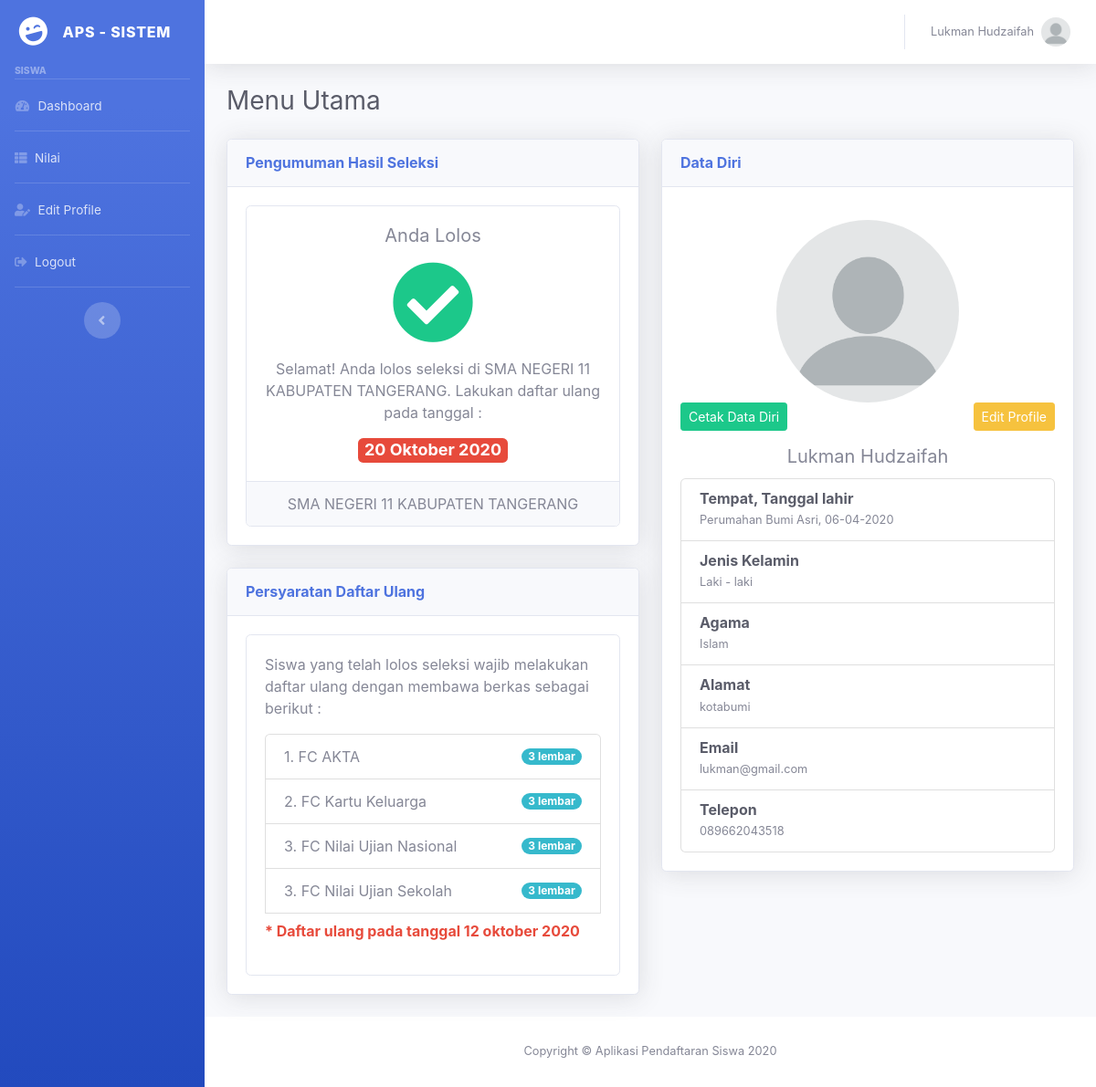
The app's page /siswa/dashboard.php (signed in) with its own data.
### tables this page shows
CREATE TABLE `pendaftar` (
  `id` int(11) NOT NULL,
  `nama` varchar(100) DEFAULT NULL,
  `tmpt_lahir` varchar(100) DEFAULT NULL,
  `tgl_lahir` date DEFAULT NULL,
  `jenis_kelamin` enum('L','P') DEFAULT NULL,
  `agama` varchar(45) DEFAULT NULL,
  `alamat` text DEFAULT NULL,
  `email` varchar(100) DEFAULT NULL,
  `telepon` varchar(45) DEFAULT NULL,
  `foto` varchar(100) NOT NULL,
  `users_id` int(11) DEFAULT NULL
);

### siswa/dashboard_control.php (called while the page is built, shortened)
<?php
$id_user = $_SESSION['id_users'];
$sql_pendaftar = "SELECT * FROM pendaftar WHERE users_id = '$id_user'";
$result_pendaftar = mysqli_query($koneksi, $sql_pendaftar);
if(mysqli_num_rows($result_pendaftar)){
  $data_pendaftar = mysqli_fetch_array($result_pendaftar);
  $id_pendaftar = $data_pendaftar['id'];
  $sql_nilai = "SELECT * FROM nilai WHERE pendaftar_id = '$id_pendaftar'";
  $result_nilai = mysqli_query($koneksi, $sql_nilai);
  if(mysqli_num_rows($result_nilai)){
    $data_nilai = mysqli_fetch_assoc($result_nilai);
    $status = $data_nilai['status'];
  }else{
  }
}
?>

### config/autoload.php (called while the page is built, shortened)
<?php
$base_url = "http://localhost/pendaftaran";
?>

### siswa/dashboard.php (the view, shortened to what this page needs)
<?php include "../config/autoload.php"; ?>
<?php include "dashboard_control.php"; ?>
<?php include "../template/header.php" ?>
<div class="container-fluid">
  <h1 class="h3 mb-4 text-gray-800">Menu Utama</h1>
  <div class="row">
    <div class="col-md-6">
      <div class="row">
        <?php if (!isset($status)) { ?>
          <div class="col-md-12">
            <div class="card shadow mb-4">
              <div class="card-header py-3">
                <h6 class="m-0 font-weight-bold text-primary">Data Nilai</h6>
              </div>
              <div class="card-body">
                <p class="text-danger">* Masukkan nilai untuk menyelesaikan proses pendaftaran!</p>
                <form class="user" method="POST" action="<?= $base_url ?>/siswa/dashboard.php">
                  <div class="form-group">
                    <label for="un">Masukkan Nilai Ujian Nasional</label>
                    <input type="number" name="nilai_un" class="form-control" id="un" placeholder="Nilai">
                  </div>
                  <div class="form-group">
                    <label for="us">Masukkan Nilai Ujian Sekolah</label>
                    <input type="number" name="nilai_us" class="form-control" id="us" placeholder="Nilai">
                  </div>
                  <div class="text-right">
                    <button type="submit" name="btn_simpan" value="simpan_nilai" class="btn btn-primary">Simpan</button>
                    <a href="dashboard.php" class="btn btn-danger">Kembali</a>
                  </div>
                </form>
              </div>
            </div>
          </div>
        <?php } else if (isset($status) && $status == 1) { ?>
          <div class="col-md-12">
            <div class="card shadow mb-4">
              <div class="card-header py-3">
                <h6 class="m-0 font-weight-bold text-primary">Pengumuman Hasil Seleksi</h6>
              </div>
              <div class="card-body">
                <div class="card">
                  <div class="text-center">
                    <div class="card-body">
                      <h5 class="card-title mb-3">Anda Lolos</h5>
                      <div class="col-auto">
                        <i class="fas fa-check-circle text-success mb-3" style="font-size: 90px;"></i>
                      </div>
                      <p class="card-text">Selamat! Anda lolos seleksi di SMA NEGERI 11 KABUPATEN TANGERANG. Lakukan daftar ulang pada tanggal : </p>
                      <span class="badge badge-danger" style="font-size: 18px;">20 Oktober 2020</span>
                    </div>
                    <div class="card-footer">
                      <marquee>SMA NEGERI 11 KABUPATEN TANGERANG</marquee>
                    </div>
                  </div>
                </div>
              </div>
            </div>
          </div>
        <?php } else if (isset($status) && $status == 2) { ?>
          <div class="col-md-12">
            <div class="card shadow mb-4">
              <div class="card-header py-3">
                <h6 class="m-0 font-weight-bold text-primary">Pengumuman Hasil Seleksi</h6>
              </div>
              <div class="card-body">
                <div class="card">
                  <div class="text-center">
                    <div class="card-body">
                      <h5 class="card-title mb-3">ANDA TIDAK LOLOS</h5>
                      <div class="col-auto">
                        <i class="fas fa-times text-danger mb-3" style="font-size: 90px;"></i>
                      </div>
                      <p class="card-text">Anda belum lolos. Terima kasih telah mengikuti seleksi dengan baik</p>
                    </div>
                    <div class="card-footer">
                      <marquee>SMA NEGERI 11 KABUPATEN TANGERANG</marquee>
                    </div>
                  </div>
                </div>
              </div>
            </div>
          </div>
        <?php } ?>
        <div class="col-md-12">
          <div class="card shadow mb-4">
            <div class="card-header py-3">
              <h6 class="m-0 font-weight-bold text-primary">Persyaratan Daftar Ulang</h6>
            </div>
            <div class="card-body">
              <div class="card">
                <div class="card-body">
                  <p class="card-text">Siswa yang telah lolos seleksi wajib melakukan daftar ulang dengan membawa berkas sebagai berikut : </p>
                  <ul class="list-group">
                    <li class="list-group-item d-flex justify-content-between align-items-center">
                      1. FC AKTA
                      <span class="badge badge-info badge-pill">3 lembar</span>
                    </li>
                    <li class="list-group-item d-flex justify-content-between align-items-center">
                      2. FC Kartu Keluarga
                      <span class="badge badge-info badge-pill">3 lembar</span>
                    </li>
                    <li class="list-group-item d-flex justify-content-between align-items-center">
                      3. FC Nilai Ujian Nasional
                      <span class="badge badge-info badge-pill">3 lembar</span>
                    </li>
                    <li class="list-group-item d-flex justify-content-between align-items-center">
                      3. FC Nilai Ujian Sekolah
                      <span class="badge badge-info badge-pill">3 lembar</span>
                    </li>
                    <p class="mt-2 text-danger font-weight-bold">* Daftar ulang pada tanggal 12 oktober 2020</p>
                </div>
              </div>
            </div>
          </div>
        </div>
      </div>
    </div>
    <div class="col-md-6">
      <div class="row">
        <div class="col-md-12">
          <div class="card shadow mb-4">
            <div class="card-header py-3">
              <h6 class="m-0 font-weight-bold text-primary">Data Diri</h6>
            </div>
            <div class="card-body">
              <div class="col-auto mt-3 text-center">
                <?php
                if ($data_pendaftar['foto'] == null) {
                  $foto = '../assets/img/ava.png';
                } else {
                  $foto = '../upload/' . $data_pendaftar['foto'];
                }
                ?>
                <img src="<?= $foto; ?>" class="img-fluid rounded-circle" width="200" alt="salah">
              </div>
              <div class="text-right">
                <a href="editprofil.php" class="btn btn-warning btn-sm">Edit Profile</a>
                <a href="<?= $base_url ?>/cetak/detail_cetak.php?id=<?= $id_pendaftar; ?>" target="_blank" class="mb-3 btn btn-success float-left  btn-sm">Cetak Data Diri</a>
              </div>
              <h5 class="text-center card-title mt-3"><?= $data_pendaftar['nama']; ?></h5>
              <ul class="list-group">
                <li class="list-group-item">
                  <h6 class="mb-0 text-dark font-weight-bold">Tempat, Tanggal lahir</h6>
                  <small><?= $data_pendaftar['tmpt_lahir']; ?>, <?= date('d-m-Y', strtotime($data_pendaftar['tgl_lahir'])); ?></small>
                </li>
                <li class="list-group-item">
                  <h6 class="mb-0 text-dark font-weight-bold">Jenis Kelamin</h6>
                  <?php if ($data_pendaftar['jenis_kelamin'] == 'L') {
                    $kelamin = "Laki - laki";
                  } else {
                    $kelamin = "Perempuan";
                  }
                  ?>
                  <small><?= $kelamin; ?></small>
                </li>
                <?php
                if ($data_pendaftar['agama'] == 'Islam') {
                  $data_pendaftar['agama'] = 'Islam';
                } elseif ($data_pendaftar['agama'] == 'Kristen') {
                  $data_pendaftar['agama'] = 'Kristen';
                } else if ($data_pendaftar['agama'] == 'Katholik') {
                  $data_pendaftar['agama'] = 'Katholik';
                } elseif ($data_pendaftar['agama'] == 'Hindu') {
                  $data_pendaftar['agama'] = 'Hindu';
                } elseif ($data_pendaftar['agama'] == 'Buddha') {
                  $data_pendaftar['agama'] = 'Buddha';
                } else {
                  $data_pendaftar['agama'] = 'Konghucu';
                }
                ?>
                <li class="list-group-item">
                  <h6 class="mb-0 text-dark font-weight-bold">Agama</h6>
                  <small><?= $data_pendaftar['agama']; ?></small>
                </li>
                <li class="list-group-item">
                  <h6 class="mb-0 text-dark font-weight-bold">Alamat</h6>
                  <small><?= $data_pendaftar['alamat']; ?></small>
                </li>
                <li class="list-group-item">
                  <h6 class="mb-0 text-dark font-weight-bold">Email</h6>
                  <small><?= $data_pendaftar['email']; ?></small>
                </li>
                <li class="list-group-item">
                  <h6 class="mb-0 text-dark font-weight-bold">Telepon</h6>
                  <small><?= $data_pendaftar['telepon']; ?></small>
                </li>
              </ul>
            </div>
          </div>
        </div>
      </div>
    </div>
  </div>
</div>
<?php include "../template/footer.php" ?>

### records on screen
pendaftar: nama "Lukman Hudzaifah", tmpt_lahir "Perumahan Bumi Asri", tgl_lahir "06-04-2020", jenis_kelamin "Laki - laki", agama "Islam", alamat "kotabumi", email "lukman@gmail.com", telepon "089662043518"

### other values on screen
$_SESSION['level'] "SISWA"
$_SESSION['nama'] "Lukman Hudzaifah"
